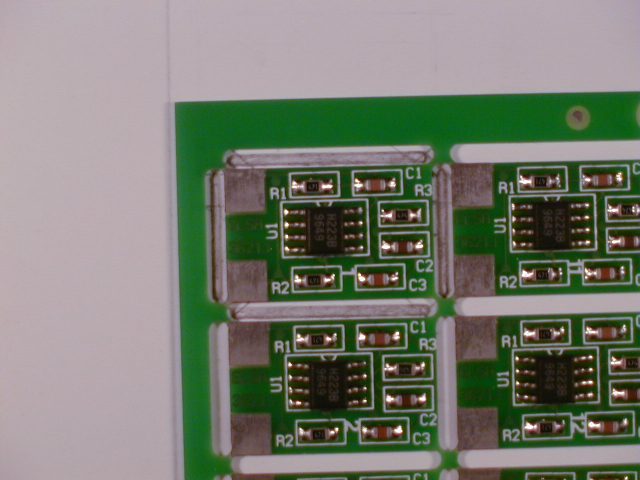
#> input picture Flow/Base da dados/Database Ahmed Nabil Belbachir/b01/07180001.jpg, 1280 x 960 px (shown at 1/2 size)
$ python -i deteccao_bordas_service.py   (imports and definitions only)
#> lines starting #> are read from the running program, lines starting #| are printed output that depends on the picture; after the words box and inside, x2 and y2 are one past the last pixel; in counts of white or black regions, pixels touching at a corner belong together
#> further down, picture is the input picture: shape (960, 1280, 3); mean B, G, R 112.3, 125.2, 120.7
from model.pcb_flow import PCBFlow
from .alinhamento_service import AlinhamentoService
import numpy as np
import cv2 as cv

# [1 line that did not run here, left out]

class DeteccaoBordasService:
    # [22 lines left out: function tratar, not called in this run]

            # return srcRGB

    ## Detecção de cantos e correção de pespectiva com corner Harris
    def CornerPespec(self, srcRGB):
        h, w, c = srcRGB.shape
#> h = 960; w = 1280; c = 3
        kernel = np.ones((5,5),np.float32)/25


        vert = cv.filter2D(srcRGB[:, w//2 -5:w//2 + 5, 1].copy(),-1,kernel)
        vert = vert[:,5]
#> vert = 960 values, max 176 at index 300, min 15 at index 812, mean 93.35

        dvert = np.zeros_like(vert, dtype=np.int16)
#> dvert = 960 values from 0 to 0
        dvert[:] = vert[:]
        dvert[1:-1] = np.abs(dvert[2:] - dvert[:-2])//2

        limits = np.nonzero(dvert[10:-10] > 2.5)
        top = limits[0][0]
#> top = 183
        bot = limits[0][-1] + 20
#> bot = 958

        lt = cv.filter2D(srcRGB[top-100:top+100, :200, :].copy(),-1,kernel)
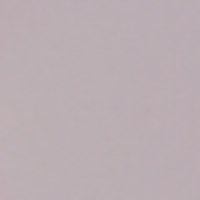
#> lt: shape (200, 200, 3); mean B, G, R 178.6, 174.2, 186.7
        lb = cv.filter2D(srcRGB[bot-100:bot+100, :200, :].copy(),-1,kernel)
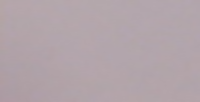
#> lb: shape (102, 200, 3); mean B, G, R 169.9, 164.2, 177.9

        rt = cv.filter2D(srcRGB[top-100:top+100, w-200:, :].copy(),-1,kernel)
        rb = cv.filter2D(srcRGB[bot-100:bot+100, w-200:, :].copy(),-1,kernel)

        #LT
        ##  Canny
        lt = cv.Canny(lt, 50, 100, None, 3, True)
#> lt: shape (200, 200); every value is 0
        lt = np.float32(lt)
#> lt: shape (200, 200) float32; every value is 0
        ##  Detectar as quinas
        lt = cv.cornerHarris(lt,2,3,0.04)
        ##  Dilatação para destacar
        lt = cv.dilate(lt,None)
        N, M = lt.shape
#> N = 200; M = 200
        plt = (0,0)
        dlt = N**2+M**2
#> dlt = 80000

        #RT
        ##  Canny
        rt = cv.Canny(rt, 50, 100, None, 3, True)
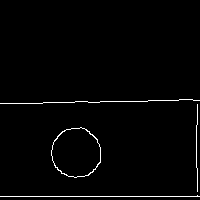
#> rt: shape (200, 200); 1.7% white in thin lines or dots, all inside (x1, y1, x2, y2) = (0, 99, 200, 197)
        rt = np.float32(rt)
        ##  Detectar as quinas
        rt = cv.cornerHarris(rt,2,3,0.04)
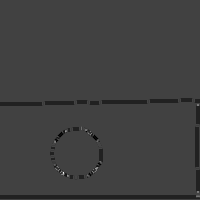
#> rt: shape (200, 200) float32; min -87372832, max 254520864, mean -2129403; drawn with min black and max white
        ##  Dilatação para destacar
        rt = cv.dilate(rt,None)
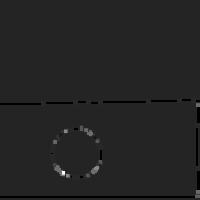
#> rt: shape (200, 200) float32; min -42282504, max 254520864, mean -232281.1; drawn with min black and max white
        prt = (0,M)
#> prt = (0, 200)
        drt = dlt
#> drt = 80000

        #RB
        ##  Canny
        rb = cv.Canny(rb, 50, 100, None, 3, True)
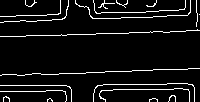
#> rb: shape (102, 200); 6.9% white in thin lines or dots
        rb = np.float32(rb)
#> rb: shape (102, 200) float32; 6.9% white in thin lines or dots
        ##  Detectar as quinas
        rb = cv.cornerHarris(rb,2,3,0.04)
        ##  Dilatação para destacar
        rb = cv.dilate(rb,None)
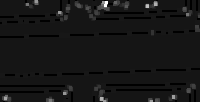
#> rb: shape (102, 200) float32; min -42282504, max 458335776, mean 2277664.8; drawn with min black and max white
        prb = (N,M)
#> prb = (200, 200)
        drb = dlt

        #LB
        ##  Canny
        lb = cv.Canny(lb, 50, 100, None, 3, True)
#> lb: shape (102, 200); every value is 0
        lb = np.float32(lb)
#> lb: shape (102, 200) float32; every value is 0
        ##  Detectar as quinas
        lb = cv.cornerHarris(lb,2,3,0.04)
        ##  Dilatação para destacar
        lb = cv.dilate(lb,None)
        plb = (N,0)
        dlb = dlt

        ##  Calcular Distancia entre os pontos
        for i in range (0, N):
            for j in range (0, M): #

                if (lt[i][j] != 0):
                    dltc = (i**2)+(j**2)
                    if (dltc < dlt):
                        plt = (i,j)
                        dlt = dltc

                jr = M - j - 1
                if (rt[i][jr] != 0):
                    drtc = (i**2)+(j**2)
                    if drtc < drt:
                        prt = (i,jr)
                        drt = drtc

                ib = N - i - 1
                if (rb[ib][jr] != 0):
                    drbc = (i**2)+(j**2)
                    if drbc < drb:
                        prb = (ib,jr)
                        drb = drbc

                if (lb[ib][j] != 0):
                    dlbc = (i**2)+(j**2)
                    if dlbc < dlb:
                        plb = (ib,j)
                        dlb = dlbc

        plt = (top - 100 + plt[0], plt[1])
        prt = (top - 100 + prt[0], w-200+prt[1])
        prb = (bot - 100 + prb[0], w-200+prb[1])
        plb = (bot - 100 + plb[0], plb[1])

        #print(plt, prt, prb, plb)


        dn = 1500
        dm = 3200

        ##  Corrigir a pespectiva
        pts1 = np.float32([[plt[1],plt[0]], [prt[1],prt[0]], [plb[1],plb[0]], [prb[1],prb[0]]])
        pts2 = np.float32([[0,0],[dm,0],[0,dn],[dm,dn]])

        matrix = cv.getPerspectiveTransform(pts1, pts2)
        result = cv.warpPerspective(srcRGB, matrix, (dm, dn))
        #resultGray = cv.cvtColor(result,cv.COLOR_BGR2GRAY)

        #return result, resultGray
        return result

    # [52 lines left out: functions edgesDetection, borderPCB, not called in this run]

>>> import cv2
>>> picture = cv2.imread('../../../Flow/Base da dados/Database Ahmed Nabil Belbachir/b01/07180001.jpg')
#> (the run stopped early here; a loop or call above may not have finished)
